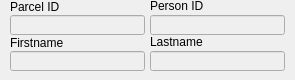
      <widget class="QWidget" name="tab_17">
       <attribute name="title">
        <string>Find</string>
       </attribute>
       <widget class="QLabel" name="label_33">
        <property name="geometry">
         <rect>
          <x>10</x>
          <y>35</y>
          <width>121</width>
          <height>16</height>
         </rect>
        </property>
        <property name="text">
         <string>Firstname</string>
        </property>
       </widget>
       <widget class="QLineEdit" name="find_parcel_id_edit">
        <property name="enabled">
         <bool>false</bool>
        </property>
        <property name="geometry">
         <rect>
          <x>10</x>
          <y>15</y>
          <width>135</width>
          <height>20</height>
         </rect>
        </property>
       </widget>
       <widget class="QLabel" name="label_2">
        <property name="geometry">
         <rect>
          <x>150</x>
          <y>-2</y>
          <width>136</width>
          <height>16</height>
         </rect>
        </property>
        <property name="text">
         <string>Person ID</string>
        </property>
       </widget>
       <widget class="QLineEdit" name="find_person_id_edit">
        <property name="enabled">
         <bool>false</bool>
        </property>
        <property name="geometry">
         <rect>
          <x>150</x>
          <y>15</y>
          <width>135</width>
          <height>20</height>
         </rect>
        </property>
       </widget>
       <widget class="QLabel" name="label_34">
        <property name="geometry">
         <rect>
          <x>150</x>
          <y>34</y>
          <width>136</width>
          <height>16</height>
         </rect>
        </property>
        <property name="text">
         <string>Lastname</string>
        </property>
       </widget>
       <widget class="QLineEdit" name="find_lastname_edit">
        <property name="enabled">
         <bool>false</bool>
        </property>
        <property name="geometry">
         <rect>
          <x>150</x>
          <y>51</y>
          <width>135</width>
          <height>20</height>
         </rect>
        </property>
       </widget>
       <widget class="QLabel" name="label">
        <property name="geometry">
         <rect>
          <x>10</x>
          <y>-1</y>
          <width>121</width>
          <height>16</height>
         </rect>
        </property>
        <property name="text">
         <string>Parcel ID</string>
        </property>
       </widget>
       <widget class="QLineEdit" name="find_firstname_edit">
        <property name="enabled">
         <bool>false</bool>
        </property>
        <property name="geometry">
         <rect>
          <x>10</x>
          <y>51</y>
          <width>135</width>
          <height>20</height>
         </rect>
        </property>
       </widget>
      </widget>
